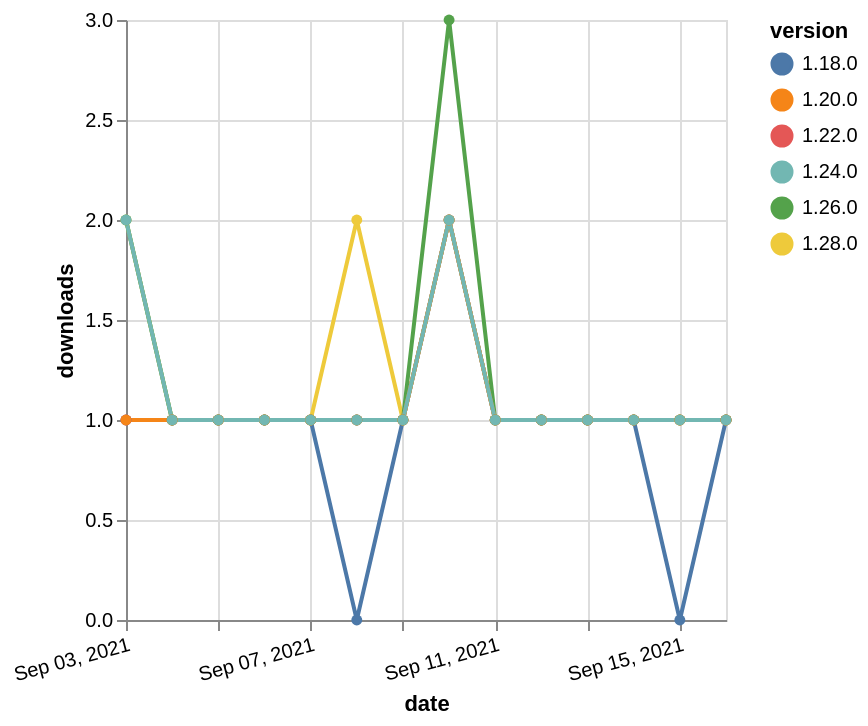

Specify this chart in Vega-Lite:
### Vega-Lite specification from a JSON file in a GitHub repository (floating-point values rounded to 4 significant figures)
{"$schema": "https://vega.github.io/schema/vega-lite/v5.json", "description": "A simple bar chart with embedded data.", "data": {"values": [{"date": "2021-09-03", "total": 244, "delta": 1, "version": "1.18.0"}, {"date": "2021-09-04", "total": 245, "delta": 1, "version": "1.18.0"}, {"date": "2021-09-05", "total": 246, "delta": 1, "version": "1.18.0"}, {"date": "2021-09-06", "total": 247, "delta": 1, "version": "1.18.0"}, {"date": "2021-09-07", "total": 248, "delta": 1, "version": "1.18.0"}, {"date": "2021-09-08", "total": 248, "delta": 0, "version": "1.18.0"}, {"date": "2021-09-09", "total": 249, "delta": 1, "version": "1.18.0"}, {"date": "2021-09-10", "total": 251, "delta": 2, "version": "1.18.0"}, {"date": "2021-09-11", "total": 252, "delta": 1, "version": "1.18.0"}, {"date": "2021-09-12", "total": 253, "delta": 1, "version": "1.18.0"}, {"date": "2021-09-13", "total": 254, "delta": 1, "version": "1.18.0"}, {"date": "2021-09-14", "total": 255, "delta": 1, "version": "1.18.0"}, {"date": "2021-09-15", "total": 255, "delta": 0, "version": "1.18.0"}, {"date": "2021-09-16", "total": 256, "delta": 1, "version": "1.18.0"}, {"date": "2021-09-03", "total": 176, "delta": 1, "version": "1.22.0"}, {"date": "2021-09-04", "total": 177, "delta": 1, "version": "1.22.0"}, {"date": "2021-09-05", "total": 178, "delta": 1, "version": "1.22.0"}, {"date": "2021-09-06", "total": 179, "delta": 1, "version": "1.22.0"}, {"date": "2021-09-07", "total": 180, "delta": 1, "version": "1.22.0"}, {"date": "2021-09-08", "total": 181, "delta": 1, "version": "1.22.0"}, {"date": "2021-09-09", "total": 182, "delta": 1, "version": "1.22.0"}, {"date": "2021-09-10", "total": 184, "delta": 2, "version": "1.22.0"}, {"date": "2021-09-11", "total": 185, "delta": 1, "version": "1.22.0"}, {"date": "2021-09-12", "total": 186, "delta": 1, "version": "1.22.0"}, {"date": "2021-09-13", "total": 187, "delta": 1, "version": "1.22.0"}, {"date": "2021-09-14", "total": 188, "delta": 1, "version": "1.22.0"}, {"date": "2021-09-15", "total": 189, "delta": 1, "version": "1.22.0"}, {"date": "2021-09-16", "total": 190, "delta": 1, "version": "1.22.0"}, {"date": "2021-09-03", "total": 123, "delta": 2, "version": "1.28.0"}, {"date": "2021-09-04", "total": 124, "delta": 1, "version": "1.28.0"}, {"date": "2021-09-05", "total": 125, "delta": 1, "version": "1.28.0"}, {"date": "2021-09-06", "total": 126, "delta": 1, "version": "1.28.0"}, {"date": "2021-09-07", "total": 127, "delta": 1, "version": "1.28.0"}, {"date": "2021-09-08", "total": 129, "delta": 2, "version": "1.28.0"}, {"date": "2021-09-09", "total": 130, "delta": 1, "version": "1.28.0"}, {"date": "2021-09-10", "total": 132, "delta": 2, "version": "1.28.0"}, {"date": "2021-09-11", "total": 133, "delta": 1, "version": "1.28.0"}, {"date": "2021-09-12", "total": 134, "delta": 1, "version": "1.28.0"}, {"date": "2021-09-13", "total": 135, "delta": 1, "version": "1.28.0"}, {"date": "2021-09-14", "total": 136, "delta": 1, "version": "1.28.0"}, {"date": "2021-09-15", "total": 137, "delta": 1, "version": "1.28.0"}, {"date": "2021-09-16", "total": 138, "delta": 1, "version": "1.28.0"}, {"date": "2021-09-03", "total": 178, "delta": 2, "version": "1.26.0"}, {"date": "2021-09-04", "total": 179, "delta": 1, "version": "1.26.0"}, {"date": "2021-09-05", "total": 180, "delta": 1, "version": "1.26.0"}, {"date": "2021-09-06", "total": 181, "delta": 1, "version": "1.26.0"}, {"date": "2021-09-07", "total": 182, "delta": 1, "version": "1.26.0"}, {"date": "2021-09-08", "total": 183, "delta": 1, "version": "1.26.0"}, {"date": "2021-09-09", "total": 184, "delta": 1, "version": "1.26.0"}, {"date": "2021-09-10", "total": 187, "delta": 3, "version": "1.26.0"}, {"date": "2021-09-11", "total": 188, "delta": 1, "version": "1.26.0"}, {"date": "2021-09-12", "total": 189, "delta": 1, "version": "1.26.0"}, {"date": "2021-09-13", "total": 190, "delta": 1, "version": "1.26.0"}, {"date": "2021-09-14", "total": 191, "delta": 1, "version": "1.26.0"}, {"date": "2021-09-15", "total": 192, "delta": 1, "version": "1.26.0"}, {"date": "2021-09-16", "total": 193, "delta": 1, "version": "1.26.0"}, {"date": "2021-09-03", "total": 195, "delta": 1, "version": "1.20.0"}, {"date": "2021-09-04", "total": 196, "delta": 1, "version": "1.20.0"}, {"date": "2021-09-05", "total": 197, "delta": 1, "version": "1.20.0"}, {"date": "2021-09-06", "total": 198, "delta": 1, "version": "1.20.0"}, {"date": "2021-09-07", "total": 199, "delta": 1, "version": "1.20.0"}, {"date": "2021-09-08", "total": 200, "delta": 1, "version": "1.20.0"}, {"date": "2021-09-09", "total": 201, "delta": 1, "version": "1.20.0"}, {"date": "2021-09-10", "total": 203, "delta": 2, "version": "1.20.0"}, {"date": "2021-09-11", "total": 204, "delta": 1, "version": "1.20.0"}, {"date": "2021-09-12", "total": 205, "delta": 1, "version": "1.20.0"}, {"date": "2021-09-13", "total": 206, "delta": 1, "version": "1.20.0"}, {"date": "2021-09-14", "total": 207, "delta": 1, "version": "1.20.0"}, {"date": "2021-09-15", "total": 208, "delta": 1, "version": "1.20.0"}, {"date": "2021-09-16", "total": 209, "delta": 1, "version": "1.20.0"}, {"date": "2021-09-03", "total": 159, "delta": 2, "version": "1.24.0"}, {"date": "2021-09-04", "total": 160, "delta": 1, "version": "1.24.0"}, {"date": "2021-09-05", "total": 161, "delta": 1, "version": "1.24.0"}, {"date": "2021-09-06", "total": 162, "delta": 1, "version": "1.24.0"}, {"date": "2021-09-07", "total": 163, "delta": 1, "version": "1.24.0"}, {"date": "2021-09-08", "total": 164, "delta": 1, "version": "1.24.0"}, {"date": "2021-09-09", "total": 165, "delta": 1, "version": "1.24.0"}, {"date": "2021-09-10", "total": 167, "delta": 2, "version": "1.24.0"}, {"date": "2021-09-11", "total": 168, "delta": 1, "version": "1.24.0"}, {"date": "2021-09-12", "total": 169, "delta": 1, "version": "1.24.0"}, {"date": "2021-09-13", "total": 170, "delta": 1, "version": "1.24.0"}, {"date": "2021-09-14", "total": 171, "delta": 1, "version": "1.24.0"}, {"date": "2021-09-15", "total": 172, "delta": 1, "version": "1.24.0"}, {"date": "2021-09-16", "total": 173, "delta": 1, "version": "1.24.0"}]}, "width": "container", "mark": {"type": "line", "point": {"filled": true}}, "encoding": {"x": {"field": "date", "type": "temporal", "timeUnit": "yearmonthdate", "title": "date", "axis": {"labelAngle": -15}}, "y": {"field": "delta", "type": "quantitative", "title": "downloads"}, "color": {"field": "version", "type": "nominal"}, "tooltip": {"field": "delta"}}}
